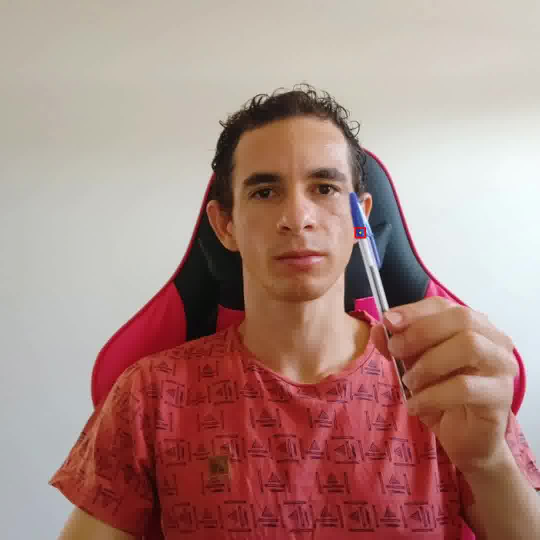
#> input picture fluxo_optico_lucas_kanade/image-016.jpeg, 1080 x 1080 px, given in place of input02.mp4, which was not available (shown at 1/2 size)
$ python video.py
#> lines starting #> are read from the running program, lines starting #| are printed output that depends on the picture; after the words box and inside, x2 and y2 are one past the last pixel; in counts of white or black regions, pixels touching at a corner belong together; pictures that were not available may be replaced by others from this repository, and a replacement may not be noted
import cv2
import numpy as np
cap=cv2.VideoCapture("input02.mp4")#"http://10.0.0.104:4747/video")

# gravar saida processada
fourcc=cv2.VideoWriter_fourcc(*'mp4v')

im=cap.read()[1][:,520:-320,]
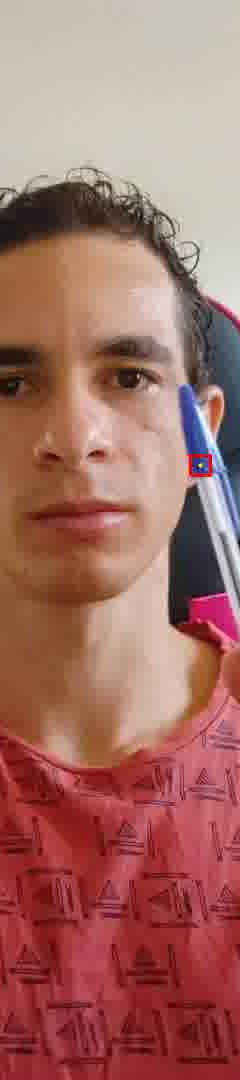
#> im: shape (1080, 240, 3); mean B, G, R 102.1, 110.6, 163.9
print(im.shape)
#| (1080, 240, 3)
im=cv2.resize(im,(1080,1080))
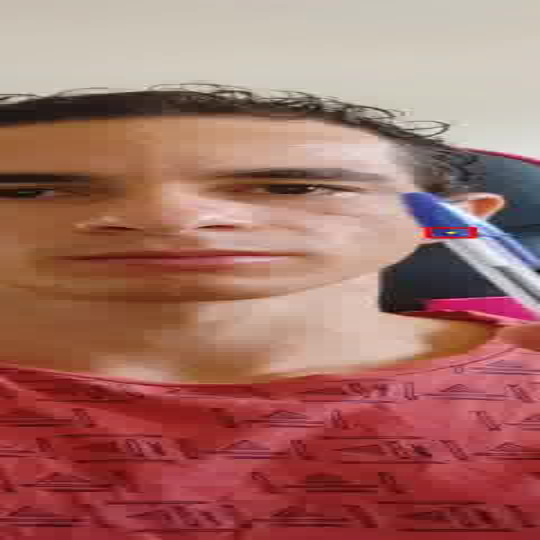
#> im: shape (1080, 1080, 3) (shown at 1/2 size); mean B, G, R 102.1, 110.7, 163.9

h,w,_=im.shape
#> h = 1080; w = 1080
out=cv2.VideoWriter('saida.mp4', fourcc, 30,(w, h))

#define intervalos de cores
azul=[(93.0, 90 , 50),(130, 255.0, 254.6)]
laranja=[(0.0, 130.45, 150), (16, 200.0, 224.75)]
while(cap.isOpened()):
    img=cap.read()[1][100:-100,620:-420,] # le um frame
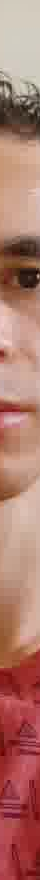
#> img: shape (880, 40, 3); mean B, G, R 110.1, 122.1, 175.1
    img = cv2.resize(img,(1080,1080))
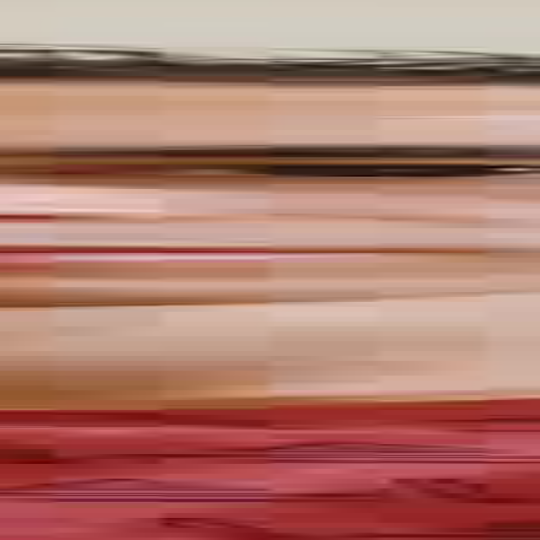
#> img: shape (1080, 1080, 3) (shown at 1/2 size); mean B, G, R 110, 122.1, 175
    hsv_img=cv2.cvtColor(img,cv2.COLOR_BGR2HSV) # converte para escala HSV
#> hsv_img: shape (1080, 1080, 3); mean H, S, V 40.7, 104, 175
    # cria mascara para cor azul
    mask_azul = cv2.inRange(hsv_img, np.array(azul[0]), np.array(azul[1]))
#> mask_azul: shape (1080, 1080); every value is 0
    mask_azul[0:100,0:200]=0
    # pega contorno dos objetos da mascara
    cnt_azul=cv2.findContours(mask_azul,
                              cv2.RETR_EXTERNAL,cv2.CHAIN_APPROX_SIMPLE)[0]
#> cnt_azul = []
    # ordena por area e pega os dois maiores objetos
    cnt_azul=sorted(cnt_azul, key=cv2.contourArea, reverse=True)[:2]

    if cnt_azul: # testa se encontrou objeto azul
        for cont in cnt_azul: # pecorre contoros encontrados
            # pega centro e raio de um circo incrito do objeto
            (cx,cy),raio=cv2.minEnclosingCircle(cont)
            if raio <10:
                continue
            # escreve nome da cor
            cv2.putText(img,"Azul",(int(cx),int(cy)),
                    cv2.FONT_HERSHEY_TRIPLEX,1.2,(255,0,0),2)
            # Desenha circulo
            #cv2.circle(img,(int(cx),int(cy)),int(raio),(255,0,0),3)
            cv2.drawContours(img,[cont],0,(255,0,0),4)

    # repeto porcesso para cor laranja mais pegamos apena um objeto
    mask_laranja = cv2.inRange(hsv_img, np.array(laranja[0]), np.array(laranja[1]))
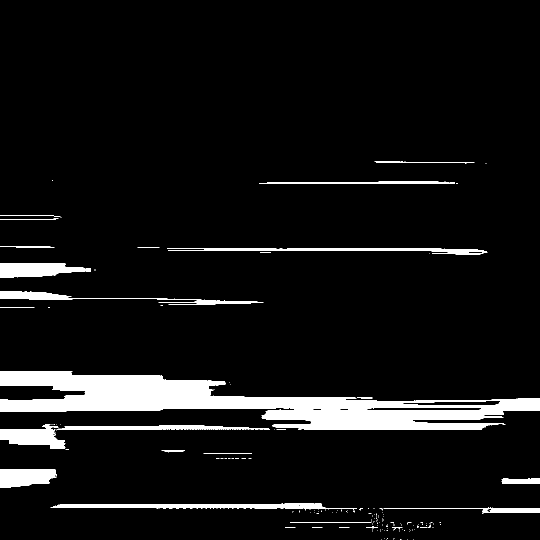
#> mask_laranja: shape (1080, 1080) (shown at 1/2 size); 7.1% white; 186 white regions (156 under 20 px)
    cnt_laranja = cv2.findContours(mask_laranja,
                                   cv2.RETR_EXTERNAL, cv2.CHAIN_APPROX_SIMPLE)[0]
#> cnt_laranja = 186 contours, 167 with area under 20; largest, box (x1, y1, x2, y2) and area: (0, 742, 1080, 860) 52302, (101, 1006, 714, 1020) 3684, (0, 526, 182, 555) 3673, (0, 938, 114, 976) 3356, (0, 859, 131, 898) 3330
    cnt_laranja = sorted(cnt_laranja, key=cv2.contourArea, reverse=True)[:1]
#> cnt_laranja = 1 contour; box (x1, y1, x2, y2) and area: (0, 742, 1080, 860) 52302

    if cnt_laranja:
        (cx, cy), raio = cv2.minEnclosingCircle(cnt_laranja[0])
#> cx = 539.4; cy = 782; raio = 540.9
        cv2.putText(img, "Laranja", (int(cx), int(cy)),
                    cv2.FONT_HERSHEY_TRIPLEX, 1.2, (28, 153, 206), 2)
        #cv2.circle(img, (int(cx), int(cy)), int(raio),(28, 153, 206),3)
        cv2.drawContours(img, cnt_laranja, 0, (28, 153, 206), 4)
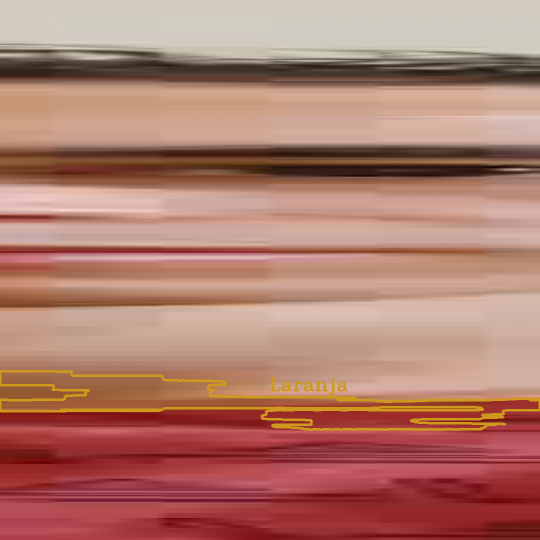
#> img: shape (1080, 1080, 3) (shown at 1/2 size); mean B, G, R 109.3, 123.5, 175.8

    cv2.imshow("img",img) #atualiza janela
    k=cv2.waitKey(10) # aguarda
#> (key q is pressed here)
    out.write(img)
    if k==ord("q"): # finaliza de a tecla q for precionada
        break
